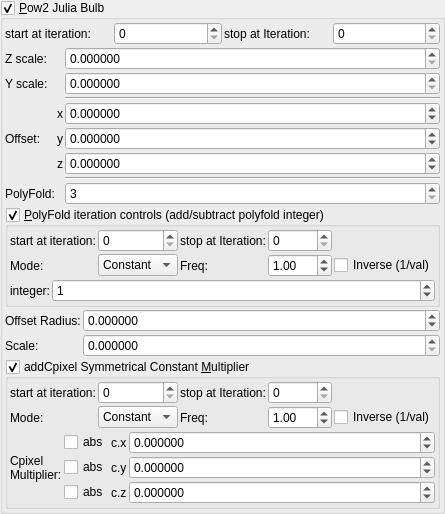
    <widget class="MyGroupBox" name="groupCheck_transf_function_enabled">
     <property name="title">
      <string>&amp;Pow2 Julia Bulb</string>
     </property>
     <property name="checkable">
      <bool>true</bool>
     </property>
     <layout class="QVBoxLayout" name="verticalLayout_12" stretch="0,0,0,0,0">
      <property name="spacing">
       <number>2</number>
      </property>
      <property name="leftMargin">
       <number>2</number>
      </property>
      <property name="topMargin">
       <number>2</number>
      </property>
      <property name="rightMargin">
       <number>2</number>
      </property>
      <property name="bottomMargin">
       <number>2</number>
      </property>
      <item>
       <layout class="QGridLayout" name="gridLayout_7">
        <property name="spacing">
         <number>2</number>
        </property>
        <item row="0" column="1">
         <widget class="MySpinBox" name="spinboxInt_transf_start_iterations_J">
          <property name="sizePolicy">
           <sizepolicy hsizetype="Minimum" vsizetype="Maximum">
            <horstretch>0</horstretch>
            <verstretch>0</verstretch>
           </sizepolicy>
          </property>
          <property name="minimum">
           <number>0</number>
          </property>
          <property name="maximum">
           <number>999</number>
          </property>
          <property name="value">
           <number>0</number>
          </property>
         </widget>
        </item>
        <item row="0" column="0">
         <widget class="QLabel" name="label_58">
          <property name="text">
           <string>start at iteration:</string>
          </property>
         </widget>
        </item>
        <item row="0" column="2">
         <widget class="QLabel" name="label_59">
          <property name="text">
           <string>stop at Iteration:</string>
          </property>
         </widget>
        </item>
        <item row="0" column="3">
         <widget class="MySpinBox" name="spinboxInt_transf_stop_iterations_J">
          <property name="sizePolicy">
           <sizepolicy hsizetype="Minimum" vsizetype="Maximum">
            <horstretch>0</horstretch>
            <verstretch>0</verstretch>
           </sizepolicy>
          </property>
          <property name="maximum">
           <number>999</number>
          </property>
         </widget>
        </item>
       </layout>
      </item>
      <item>
       <layout class="QGridLayout" name="gridLayout_6" columnstretch="0,0,1">
        <property name="spacing">
         <number>2</number>
        </property>
        <item row="4" column="1">
         <widget class="QLabel" name="label_264">
          <property name="text">
           <string notr="true">y</string>
          </property>
         </widget>
        </item>
        <item row="5" column="2">
         <widget class="MyDoubleSpinBox" name="spinbox3_transf_offset_001_z">
          <property name="sizePolicy">
           <sizepolicy hsizetype="Minimum" vsizetype="Maximum">
            <horstretch>0</horstretch>
            <verstretch>0</verstretch>
           </sizepolicy>
          </property>
          <property name="prefix">
           <string/>
          </property>
          <property name="suffix">
           <string/>
          </property>
          <property name="decimals">
           <number>6</number>
          </property>
          <property name="minimum">
           <double>-99.989999999999995</double>
          </property>
          <property name="maximum">
           <double>99.989999999999995</double>
          </property>
          <property name="singleStep">
           <double>0.100000000000000</double>
          </property>
         </widget>
        </item>
        <item row="7" column="2">
         <widget class="MySpinBox" name="spinboxInt_transf_int8_Y">
          <property name="sizePolicy">
           <sizepolicy hsizetype="Minimum" vsizetype="Maximum">
            <horstretch>0</horstretch>
            <verstretch>0</verstretch>
           </sizepolicy>
          </property>
          <property name="minimum">
           <number>3</number>
          </property>
          <property name="maximum">
           <number>999</number>
          </property>
         </widget>
        </item>
        <item row="4" column="2">
         <widget class="MyDoubleSpinBox" name="spinbox3_transf_offset_001_y">
          <property name="sizePolicy">
           <sizepolicy hsizetype="Minimum" vsizetype="Maximum">
            <horstretch>0</horstretch>
            <verstretch>0</verstretch>
           </sizepolicy>
          </property>
          <property name="prefix">
           <string/>
          </property>
          <property name="suffix">
           <string/>
          </property>
          <property name="decimals">
           <number>6</number>
          </property>
          <property name="minimum">
           <double>-99.989999999999995</double>
          </property>
          <property name="maximum">
           <double>99.989999999999995</double>
          </property>
          <property name="singleStep">
           <double>0.100000000000000</double>
          </property>
         </widget>
        </item>
        <item row="5" column="1">
         <widget class="QLabel" name="label_266">
          <property name="text">
           <string notr="true">z</string>
          </property>
         </widget>
        </item>
        <item row="1" column="0">
         <widget class="QLabel" name="label_8">
          <property name="text">
           <string>Y scale:</string>
          </property>
         </widget>
        </item>
        <item row="3" column="1">
         <widget class="QLabel" name="label_257">
          <property name="text">
           <string notr="true">x</string>
          </property>
         </widget>
        </item>
        <item row="1" column="2">
         <widget class="MyDoubleSpinBox" name="spinbox_transf_scale">
          <property name="sizePolicy">
           <sizepolicy hsizetype="Minimum" vsizetype="Maximum">
            <horstretch>0</horstretch>
            <verstretch>0</verstretch>
           </sizepolicy>
          </property>
          <property name="prefix">
           <string/>
          </property>
          <property name="suffix">
           <string/>
          </property>
          <property name="decimals">
           <number>6</number>
          </property>
          <property name="minimum">
           <double>0.000000000000000</double>
          </property>
          <property name="maximum">
           <double>2.000000000000000</double>
          </property>
          <property name="singleStep">
           <double>0.100000000000000</double>
          </property>
         </widget>
        </item>
        <item row="3" column="2">
         <widget class="MyDoubleSpinBox" name="spinbox3_transf_offset_001_x">
          <property name="sizePolicy">
           <sizepolicy hsizetype="Minimum" vsizetype="Maximum">
            <horstretch>0</horstretch>
            <verstretch>0</verstretch>
           </sizepolicy>
          </property>
          <property name="prefix">
           <string/>
          </property>
          <property name="suffix">
           <string/>
          </property>
          <property name="decimals">
           <number>6</number>
          </property>
          <property name="minimum">
           <double>-99.989999999999995</double>
          </property>
          <property name="maximum">
           <double>99.989999999999995</double>
          </property>
          <property name="singleStep">
           <double>0.100000000000000</double>
          </property>
         </widget>
        </item>
        <item row="7" column="0">
         <widget class="QLabel" name="label_269">
          <property name="text">
           <string>PolyFold:</string>
          </property>
         </widget>
        </item>
        <item row="4" column="0">
         <widget class="QLabel" name="label_267">
          <property name="text">
           <string>Offset:</string>
          </property>
         </widget>
        </item>
        <item row="0" column="2">
         <widget class="MyDoubleSpinBox" name="spinbox_transf_scaleB_1">
          <property name="sizePolicy">
           <sizepolicy hsizetype="Minimum" vsizetype="Maximum">
            <horstretch>0</horstretch>
            <verstretch>0</verstretch>
           </sizepolicy>
          </property>
          <property name="prefix">
           <string/>
          </property>
          <property name="suffix">
           <string/>
          </property>
          <property name="decimals">
           <number>6</number>
          </property>
          <property name="minimum">
           <double>0.000000000000000</double>
          </property>
          <property name="maximum">
           <double>1.000000000000000</double>
          </property>
          <property name="singleStep">
           <double>0.100000000000000</double>
          </property>
         </widget>
        </item>
        <item row="2" column="2">
         <widget class="Line" name="line">
          <property name="orientation">
           <enum>Qt::Horizontal</enum>
          </property>
         </widget>
        </item>
        <item row="6" column="2">
         <widget class="Line" name="line_2">
          <property name="orientation">
           <enum>Qt::Horizontal</enum>
          </property>
         </widget>
        </item>
        <item row="0" column="0">
         <widget class="QLabel" name="label_9">
          <property name="text">
           <string>Z scale:</string>
          </property>
         </widget>
        </item>
       </layout>
      </item>
      <item>
       <widget class="MyGroupBox" name="groupCheck_transf_function_enabledB_false">
        <property name="title">
         <string>&amp;PolyFold iteration controls (add/subtract polyfold integer)</string>
        </property>
        <property name="checkable">
         <bool>true</bool>
        </property>
        <layout class="QVBoxLayout" name="verticalLayout_11" stretch="0,0">
         <property name="spacing">
          <number>2</number>
         </property>
         <property name="leftMargin">
          <number>2</number>
         </property>
         <property name="topMargin">
          <number>2</number>
         </property>
         <property name="rightMargin">
          <number>2</number>
         </property>
         <property name="bottomMargin">
          <number>2</number>
         </property>
         <item>
          <layout class="QGridLayout" name="gridLayout_4">
           <property name="spacing">
            <number>2</number>
           </property>
           <item row="0" column="1">
            <widget class="MySpinBox" name="spinboxInt_transf_start_iterations_B">
             <property name="sizePolicy">
              <sizepolicy hsizetype="Minimum" vsizetype="Maximum">
               <horstretch>0</horstretch>
               <verstretch>0</verstretch>
              </sizepolicy>
             </property>
             <property name="minimum">
              <number>0</number>
             </property>
             <property name="maximum">
              <number>999</number>
             </property>
             <property name="value">
              <number>0</number>
             </property>
            </widget>
           </item>
           <item row="0" column="0">
            <widget class="QLabel" name="label_54">
             <property name="text">
              <string>start at iteration:</string>
             </property>
            </widget>
           </item>
           <item row="0" column="2">
            <widget class="QLabel" name="label_55">
             <property name="text">
              <string>stop at Iteration:</string>
             </property>
            </widget>
           </item>
           <item row="0" column="3">
            <widget class="MySpinBox" name="spinboxInt_transf_stop_iterations_B">
             <property name="sizePolicy">
              <sizepolicy hsizetype="Minimum" vsizetype="Maximum">
               <horstretch>0</horstretch>
               <verstretch>0</verstretch>
              </sizepolicy>
             </property>
             <property name="maximum">
              <number>999</number>
             </property>
            </widget>
           </item>
      <item row="1" column="0">
       <widget class="QLabel"><property name="text"><string>Mode:</string></property></widget>
      </item>
      <item row="1" column="1">
       <widget class="MyComboBox" name="comboBox_transf_multiplier_value_mode_1">
        <item><property name="text"><string notr="true">Constant</string></property></item>
        <item><property name="text"><string notr="true">Sine</string></property></item>
        <item><property name="text"><string notr="true">Ramp</string></property></item>
       </widget>
      </item>
      <item row="1" column="2">
       <widget class="QLabel"><property name="text"><string>Freq:</string></property></widget>
      </item>
      <item row="1" column="3">
       <widget class="MyDoubleSpinBox" name="spinbox_transf_multiplier_frequency_1">
        <property name="minimum"><double>0.01</double></property><property name="maximum"><double>100.0</double></property>
        <property name="singleStep"><double>0.1</double></property><property name="value"><double>1.0</double></property>
       </widget>
      </item>
      <item row="1" column="4" colspan="2">
       <widget class="MyCheckBox" name="checkBox_transf_multiplier_inverse_1">
        <property name="text"><string>Inverse (1/val)</string></property>
       </widget>
      </item>
          </layout>
         </item>
         <item>
          <layout class="QGridLayout" name="gridLayout_5" columnstretch="0,1">
           <property name="spacing">
            <number>2</number>
           </property>
           <item row="0" column="0">
            <widget class="QLabel" name="label_148">
             <property name="text">
              <string>integer:</string>
             </property>
            </widget>
           </item>
           <item row="0" column="1">
            <widget class="MySpinBox" name="spinboxInt_transf_int_1">
             <property name="sizePolicy">
              <sizepolicy hsizetype="Minimum" vsizetype="Maximum">
               <horstretch>0</horstretch>
               <verstretch>0</verstretch>
              </sizepolicy>
             </property>
             <property name="minimum">
              <number>-99</number>
             </property>
             <property name="maximum">
              <number>99</number>
             </property>
             <property name="value">
              <number>1</number>
             </property>
            </widget>
           </item>
          </layout>
         </item>
        </layout>
       </widget>
      </item>
      <item>
       <layout class="QGridLayout" name="gridLayout_3" columnstretch="0,1">
        <property name="spacing">
         <number>2</number>
        </property>
        <item row="1" column="0">
         <widget class="QLabel" name="label_147">
          <property name="text">
           <string>Scale:</string>
          </property>
         </widget>
        </item>
        <item row="1" column="1">
         <widget class="MyDoubleSpinBox" name="spinbox_transf_scale_1">
          <property name="sizePolicy">
           <sizepolicy hsizetype="Minimum" vsizetype="Maximum">
            <horstretch>0</horstretch>
            <verstretch>0</verstretch>
           </sizepolicy>
          </property>
          <property name="prefix">
           <string/>
          </property>
          <property name="suffix">
           <string/>
          </property>
          <property name="decimals">
           <number>6</number>
          </property>
          <property name="minimum">
           <double>0.000000000000000</double>
          </property>
          <property name="maximum">
           <double>99.998999999999995</double>
          </property>
          <property name="singleStep">
           <double>0.100000000000000</double>
          </property>
         </widget>
        </item>
        <item row="0" column="0">
         <widget class="QLabel" name="label_146">
          <property name="text">
           <string>Offset Radius:</string>
          </property>
         </widget>
        </item>
        <item row="0" column="1">
         <widget class="MyDoubleSpinBox" name="spinbox_transf_offset">
          <property name="sizePolicy">
           <sizepolicy hsizetype="Minimum" vsizetype="Maximum">
            <horstretch>0</horstretch>
            <verstretch>0</verstretch>
           </sizepolicy>
          </property>
          <property name="prefix">
           <string/>
          </property>
          <property name="suffix">
           <string/>
          </property>
          <property name="decimals">
           <number>6</number>
          </property>
          <property name="minimum">
           <double>-99.998999999999995</double>
          </property>
          <property name="maximum">
           <double>99.998999999999995</double>
          </property>
          <property name="singleStep">
           <double>0.100000000000000</double>
          </property>
          <property name="value">
           <double>0.000000000000000</double>
          </property>
         </widget>
        </item>
       </layout>
      </item>
      <item>
       <widget class="MyGroupBox" name="groupCheck_transf_addCpixel_enabled_false">
        <property name="toolTip">
         <string>&lt;html&gt;&lt;head/&gt;&lt;body&gt;&lt;p&gt;Cpixel is CVector3 c = ( c.x, c.y, c.z). It is each original point (pixel) in 3D space where the iteration starts from, ( c = original z for each point .) It is commonly found in formula structures z = f(z) + c.&lt;/p&gt;&lt;p&gt;The Cpixel multiplier effectively scales this point &amp;quot;c&amp;quot; towards the origin.&lt;/p&gt;&lt;p&gt;This transform allows the addition or subtraction of Cpixel, dependent on whether z is postive or negative.&lt;/p&gt;&lt;p&gt;e.g if &lt;span style=&quot; font-style:italic;&quot;&gt;z.x&lt;/span&gt; is positive then &lt;span style=&quot; font-style:italic;&quot;&gt;fabs(c.x)&lt;/span&gt; is added, if &lt;span style=&quot; font-style:italic;&quot;&gt;z.x&lt;/span&gt; is negative then &lt;span style=&quot; font-style:italic;&quot;&gt;fabs(c)&lt;/span&gt; is subtracted. &lt;/p&gt;&lt;p&gt;Also try negative addCpixel constant multipliers.&lt;/p&gt;&lt;p&gt;If checkBoxes are disabled then Cpixel remains signed.&lt;/p&gt;&lt;p&gt;&lt;br/&gt;&lt;/p&gt;&lt;/body&gt;&lt;/html&gt;</string>
        </property>
        <property name="title">
         <string>addCpixel Symmetrical Constant &amp;Multiplier</string>
        </property>
        <property name="checkable">
         <bool>true</bool>
        </property>
        <layout class="QVBoxLayout" name="verticalLayout_49">
         <property name="spacing">
          <number>2</number>
         </property>
         <property name="leftMargin">
          <number>2</number>
         </property>
         <property name="topMargin">
          <number>2</number>
         </property>
         <property name="rightMargin">
          <number>2</number>
         </property>
         <property name="bottomMargin">
          <number>2</number>
         </property>
         <item>
          <layout class="QGridLayout" name="gridLayout_8">
           <property name="spacing">
            <number>2</number>
           </property>
           <item row="0" column="1">
            <widget class="MySpinBox" name="spinboxInt_transf_start_iterations_C">
             <property name="sizePolicy">
              <sizepolicy hsizetype="Minimum" vsizetype="Maximum">
               <horstretch>0</horstretch>
               <verstretch>0</verstretch>
              </sizepolicy>
             </property>
             <property name="minimum">
              <number>0</number>
             </property>
             <property name="maximum">
              <number>999</number>
             </property>
             <property name="value">
              <number>0</number>
             </property>
            </widget>
           </item>
           <item row="0" column="0">
            <widget class="QLabel" name="label_56">
             <property name="text">
              <string>start at iteration:</string>
             </property>
            </widget>
           </item>
           <item row="0" column="2">
            <widget class="QLabel" name="label_57">
             <property name="text">
              <string>stop at Iteration:</string>
             </property>
            </widget>
           </item>
           <item row="0" column="3">
            <widget class="MySpinBox" name="spinboxInt_transf_stop_iterations_C">
             <property name="sizePolicy">
              <sizepolicy hsizetype="Minimum" vsizetype="Maximum">
               <horstretch>0</horstretch>
               <verstretch>0</verstretch>
              </sizepolicy>
             </property>
             <property name="maximum">
              <number>999</number>
             </property>
            </widget>
           </item>
      <item row="1" column="0">
       <widget class="QLabel"><property name="text"><string>Mode:</string></property></widget>
      </item>
      <item row="1" column="1">
       <widget class="MyComboBox" name="comboBox_transf_multiplier_value_mode_2">
        <item><property name="text"><string notr="true">Constant</string></property></item>
        <item><property name="text"><string notr="true">Sine</string></property></item>
        <item><property name="text"><string notr="true">Ramp</string></property></item>
       </widget>
      </item>
      <item row="1" column="2">
       <widget class="QLabel"><property name="text"><string>Freq:</string></property></widget>
      </item>
      <item row="1" column="3">
       <widget class="MyDoubleSpinBox" name="spinbox_transf_multiplier_frequency_2">
        <property name="minimum"><double>0.01</double></property><property name="maximum"><double>100.0</double></property>
        <property name="singleStep"><double>0.1</double></property><property name="value"><double>1.0</double></property>
       </widget>
      </item>
      <item row="1" column="4" colspan="2">
       <widget class="MyCheckBox" name="checkBox_transf_multiplier_inverse_2">
        <property name="text"><string>Inverse (1/val)</string></property>
       </widget>
      </item>
          </layout>
         </item>
         <item>
          <layout class="QGridLayout" name="gridLayout_23" columnstretch="0,0,0,1">
           <property name="spacing">
            <number>2</number>
           </property>
           <item row="0" column="2">
            <widget class="QLabel" name="label_109">
             <property name="text">
              <string notr="true">c.x</string>
             </property>
            </widget>
           </item>
           <item row="2" column="3">
            <widget class="MyDoubleSpinBox" name="spinbox3_transf_constant_multiplier_000_z">
             <property name="sizePolicy">
              <sizepolicy hsizetype="Minimum" vsizetype="Maximum">
               <horstretch>0</horstretch>
               <verstretch>0</verstretch>
              </sizepolicy>
             </property>
             <property name="prefix">
              <string/>
             </property>
             <property name="suffix">
              <string/>
             </property>
             <property name="decimals">
              <number>6</number>
             </property>
             <property name="minimum">
              <double>-99.989999999999995</double>
             </property>
             <property name="maximum">
              <double>99.989999999999995</double>
             </property>
             <property name="singleStep">
              <double>0.100000000000000</double>
             </property>
            </widget>
           </item>
           <item row="2" column="1">
            <widget class="MyCheckBox" name="checkBox_transf_function_enabledz">
             <property name="text">
              <string notr="true">abs</string>
             </property>
            </widget>
           </item>
           <item row="1" column="3">
            <widget class="MyDoubleSpinBox" name="spinbox3_transf_constant_multiplier_000_y">
             <property name="sizePolicy">
              <sizepolicy hsizetype="Minimum" vsizetype="Maximum">
               <horstretch>0</horstretch>
               <verstretch>0</verstretch>
              </sizepolicy>
             </property>
             <property name="prefix">
              <string/>
             </property>
             <property name="suffix">
              <string/>
             </property>
             <property name="decimals">
              <number>6</number>
             </property>
             <property name="minimum">
              <double>-99.989999999999995</double>
             </property>
             <property name="maximum">
              <double>99.989999999999995</double>
             </property>
             <property name="singleStep">
              <double>0.100000000000000</double>
             </property>
            </widget>
           </item>
           <item row="2" column="2">
            <widget class="QLabel" name="label_111">
             <property name="text">
              <string notr="true">c.z</string>
             </property>
            </widget>
           </item>
           <item row="0" column="1">
            <widget class="MyCheckBox" name="checkBox_transf_function_enabledx">
             <property name="text">
              <string notr="true">abs</string>
             </property>
            </widget>
           </item>
           <item row="1" column="1">
            <widget class="MyCheckBox" name="checkBox_transf_function_enabledy">
             <property name="text">
              <string notr="true">abs</string>
             </property>
            </widget>
           </item>
           <item row="0" column="3">
            <widget class="MyDoubleSpinBox" name="spinbox3_transf_constant_multiplier_000_x">
             <property name="sizePolicy">
              <sizepolicy hsizetype="Minimum" vsizetype="Maximum">
               <horstretch>0</horstretch>
               <verstretch>0</verstretch>
              </sizepolicy>
             </property>
             <property name="prefix">
              <string/>
             </property>
             <property name="suffix">
              <string/>
             </property>
             <property name="decimals">
              <number>6</number>
             </property>
             <property name="minimum">
              <double>-99.989999999999995</double>
             </property>
             <property name="maximum">
              <double>99.989999999999995</double>
             </property>
             <property name="singleStep">
              <double>0.100000000000000</double>
             </property>
            </widget>
           </item>
           <item row="1" column="2">
            <widget class="QLabel" name="label_110">
             <property name="text">
              <string notr="true">c.y</string>
             </property>
            </widget>
           </item>
           <item row="0" column="0" rowspan="3">
            <widget class="QLabel" name="label_112">
             <property name="text">
              <string>Cpixel
Multiplier:</string>
             </property>
            </widget>
           </item>
          </layout>
         </item>
        </layout>
       </widget>
      </item>
     </layout>
    </widget>
